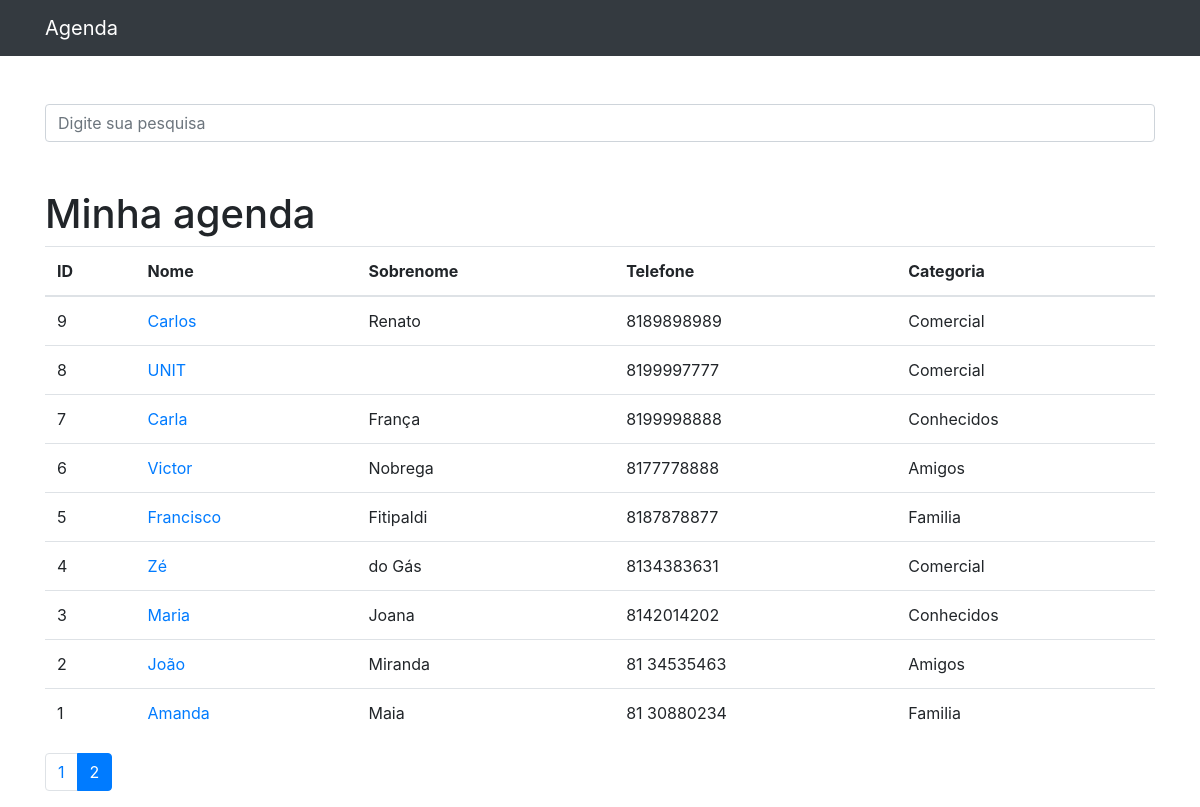
Before: /?page=2&termo= with the older database file.
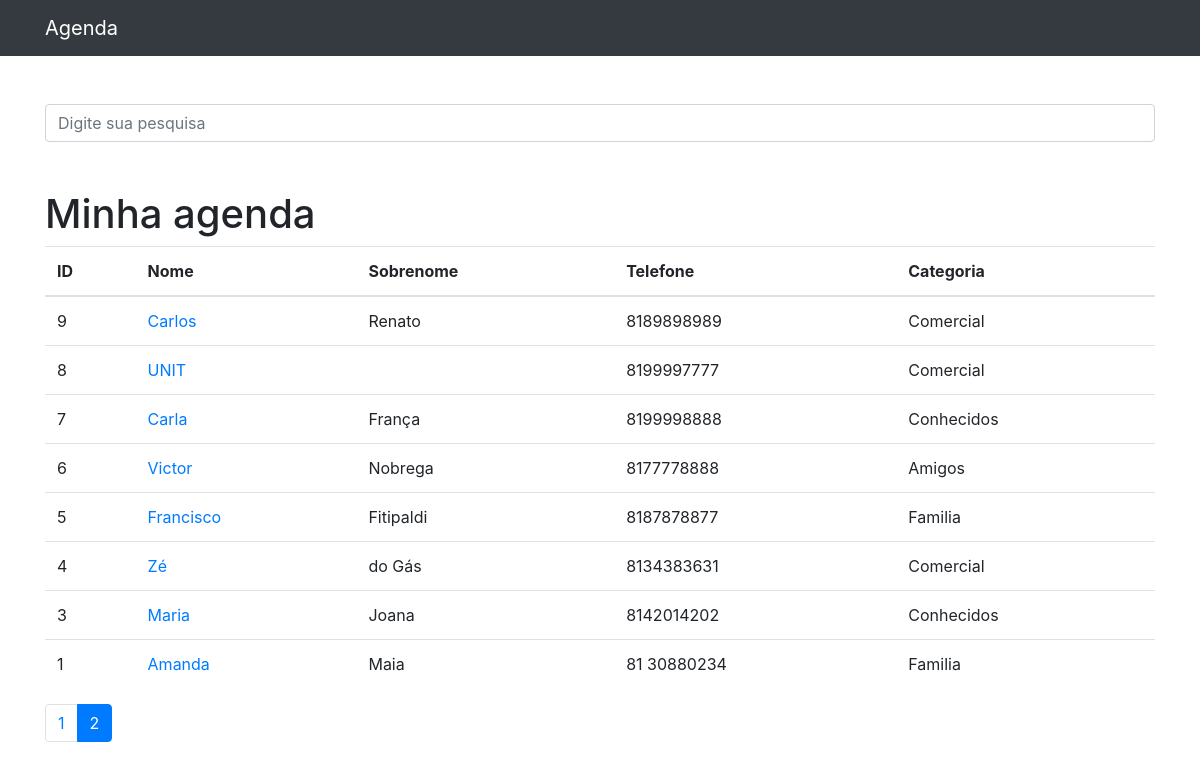
After: the same page with the newer database file.
### contatos/models.py (models this page shows, shortened)
class Contato(models.Model):
    nome = models.CharField(
        max_length=255
    )
    sobrenome = models.CharField(
        blank=True,
        max_length=255
    )
    telefone = models.CharField(
        max_length=255
    )
    email = models.CharField(
        max_length=255,
        blank=True
    )
    data_criacao = models.DateTimeField(
        default=timezone.now
    )
    descricao = models.TextField(
        blank=True
    )
    categoria = models.ForeignKey(
        Categoria, on_delete=models.DO_NOTHING
    )
    mostrar = models.BooleanField(
        default=True
    )
    foto = models.ImageField(
        blank=True, upload_to='fotos/%Y/%m/%d')

class Categoria(models.Model):
    nome = models.CharField(
        max_length=255
    )
    def __str__(self):
        return self.nome

### contatos/views.py (the view)
# urls.py: path('', views.index, name='index'),
def index(request):
    contatos = Contato.objects.order_by('-id').filter(
        mostrar=True
    )
    paginator = Paginator(contatos, 11)
    page = request.GET.get('page')
    contatos = paginator.get_page(page)
    return render(request, 'contatos/index.html', {
        'contatos': contatos
    })

### contatos/templates/contatos/index.html
{%extends 'base.html'%}
{%block content%}
<h1 class="mt-5">Minha agenda</h1>
    <table class="table">
      <thead>
        <tr>
          <th>ID</th>
          <th>Nome</th>
          <th>Sobrenome</th>
          <th>Telefone</th>
          <th>Categoria</th>
        </tr>
      </thead>
      <tbody>
        {% for contato in contatos %}
          <tr>
            <td> {{ contato.id }}</td>
            <td>
              <a href="{% url 'ver_contato' contato.id %}"> {{ contato.nome }}</a>
            </td>
            <td>{{ contato.sobrenome }}</td>
            <td>{{ contato.telefone }}</td>
            <td>{{ contato.categoria }}</td>
          </tr>
        {%endfor%}
      </tbody>
    </table>
<nav aria-label="Page navigation example">
  <ul class="pagination">
    {%for pagina in contatos.paginator.page_range %}
      {% if contatos.number == pagina%}
      <li class="page-item active">
        <a class="page-link" href="?page={{pagina}}&termo={{ request.GET.termo }}">{{pagina}}</a>
      </li>
      {% else %}
        <li class="page-item">
        <a class="page-link" href="?page={{pagina}}&termo={{ request.GET.termo }}">{{pagina}}</a>
      </li>
      {% endif %}
    {%endfor%}
  </ul>
</nav>
{%endblock%}

Changed rows visible on the page:
no longer on this page (row edited): Contato: id "2", nome "João", sobrenome "Miranda", telefone "81 34535463", categoria "Amigos"
